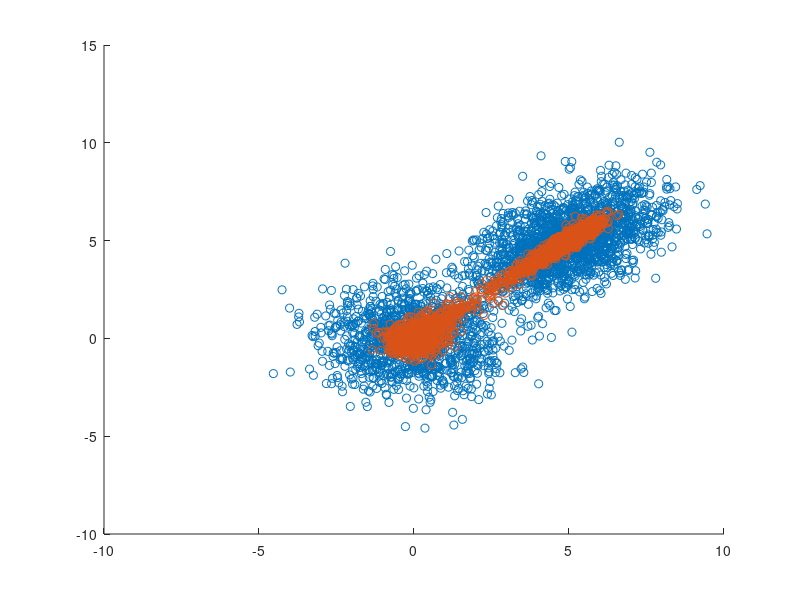

The MATLAB source for this figure:
% Implementing mean shift

% Define the input distributions
mu1 = [0 0];
mu2 = [5 5];
C1  = [2, 0; 0, 2];
C2  = [2, 1; 1, 2];

% Get the samples
n_samples = 3000;
samples = zeros(2, n_samples);
min_dist = 0.0000001;
max_iter = Inf;

for i=1:n_samples
    if(rand()<0.4)
        samples(:, i) = mvnrnd(mu1, C1);
    else
        samples(:, i) = mvnrnd(mu2, C2);
    end
end

% Display the scatter and hold the plot
figure;
axis square;
scatter(samples(1, :), samples(2, :));
hold;

% Do the mean shift
num = [0; 0];
denomTerm = 0;
newPoint = [0; 0];
dist = 0;
output = samples;
iter = 0;
iterations = zeros(1, n_samples);

for i=1:n_samples
    disp(i);
    dist = 10; % Initialize distance to some random value
    iter = 0;
    while dist>min_dist && iter<max_iter
         num = [sum(samples(1, :).*exp(-1*sum((output-[samples(1, i)*ones(1, n_samples); samples(2, i)*ones(1, n_samples)]).^2)/8)); ...
                sum(samples(2, :).*exp(-1*sum((output-[samples(1, i)*ones(1, n_samples); samples(2, i)*ones(1, n_samples)]).^2)/8))];
%        num = [sum(output(1, :).*exp(-1*sum((output-[output(1, i)*ones(1, n_samples); output(2, i)*ones(1, n_samples)]).^2)/8)); ...
%               sum(output(2, :).*exp(-1*sum((output-[output(1, i)*ones(1, n_samples); output(2, i)*ones(1, n_samples)]).^2)/8))];
        denomTerm = sum(exp(-1*sum((output-[samples(1, i)*ones(1, n_samples); samples(2, i)*ones(1, n_samples)]).^2)/8));
        denom = [denomTerm; denomTerm];
        newPoint = num ./ denom;
        dist = sqrt(sum((output(:, i)-newPoint).^2));
        output(:, i) = newPoint;
        iter = iter+1;
    end
    iterations(i) = iter;
end

% Plot the output
scatter(output(1, :), output(2, :));